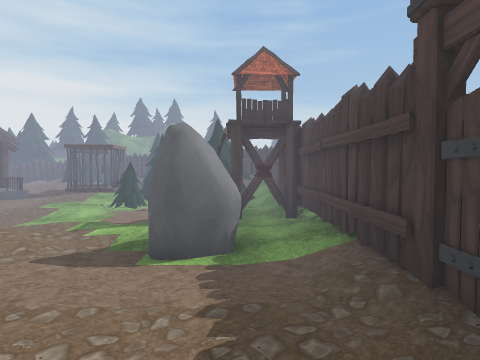
[1] (above)

16 first-person views from a walk through a Unity game level. The camera is 1.3 m above the floor, tilts 2° down and sees 75° across. The floor is counted in squares, 2 m on a side. Each view is taken from the middle of a square. On the plan, view 1 faces up. The plan holds only what a view shows up to about 10 squares ahead; the rest is blank. The place goes on beyond the plan. Some animated figures are not drawn. Some surface patterns are stand-ins.

[2]
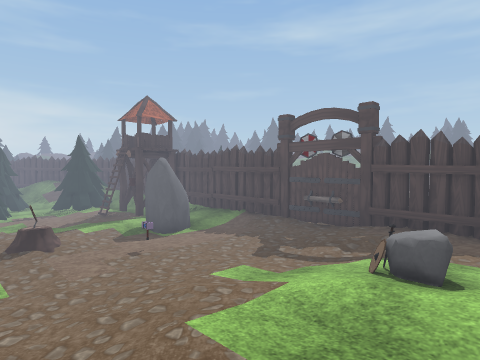

[3]
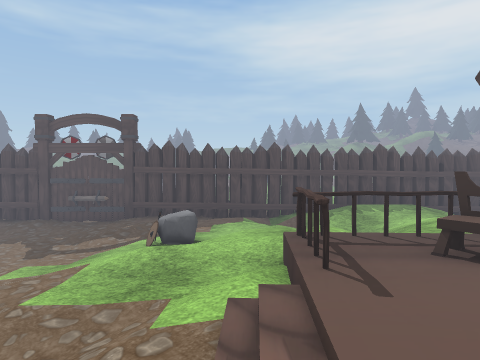

[4]
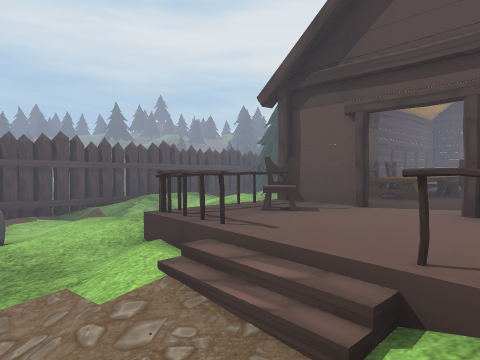

[5]
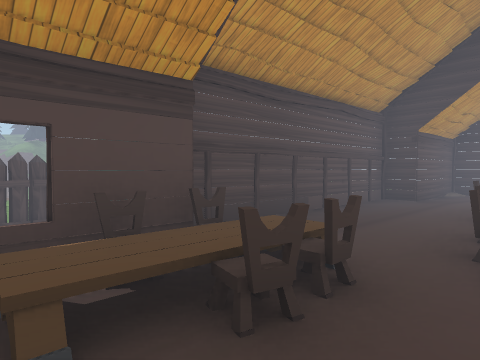

[6]
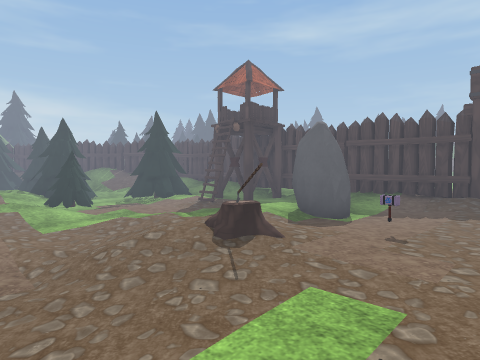

[7]
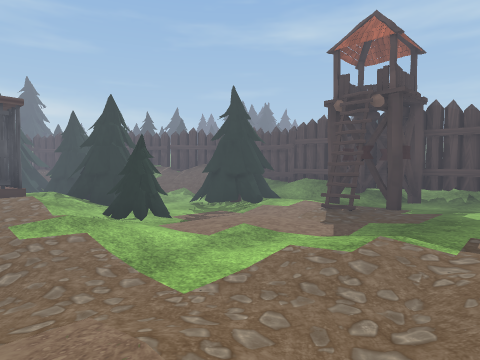

[8]
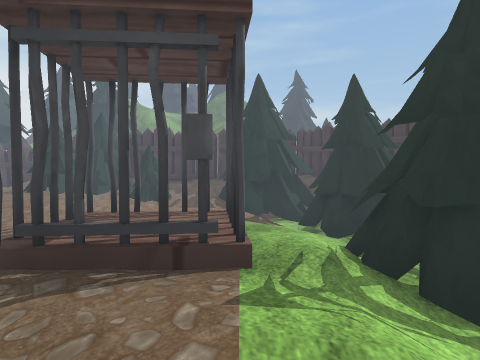

[9]
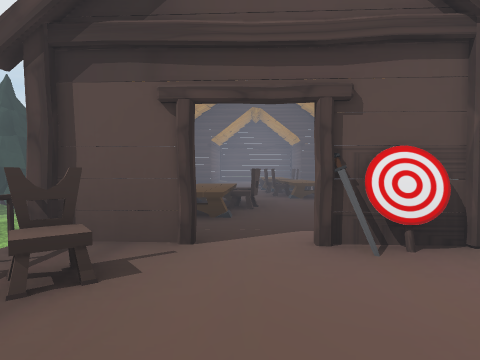

[10]
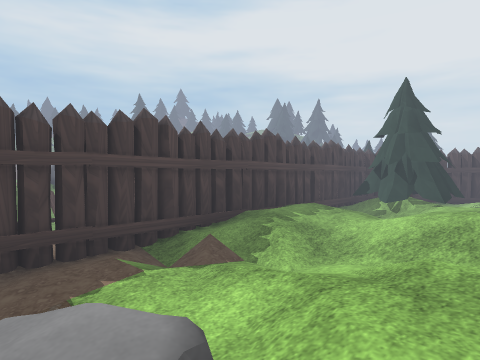

[11]
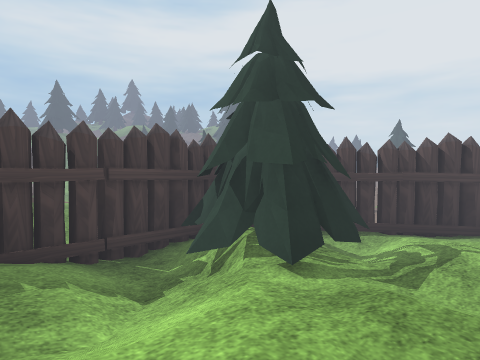

[12]
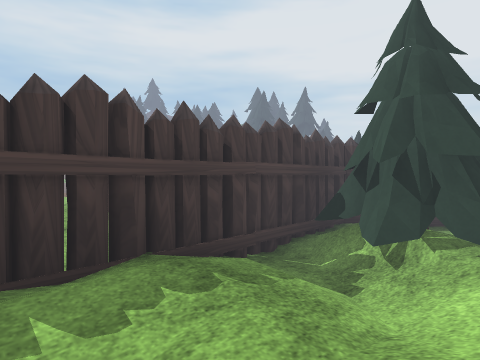

[13]
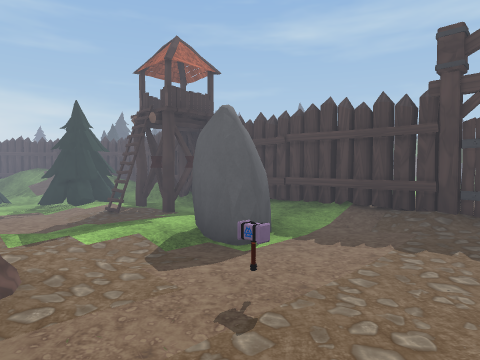

[14]
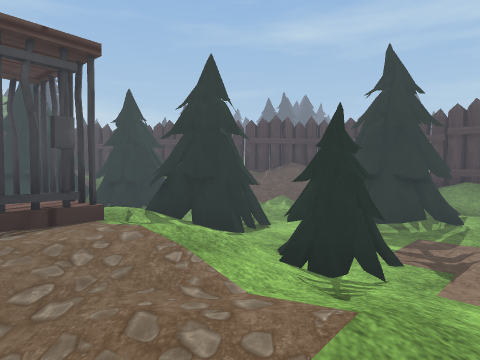

[15]
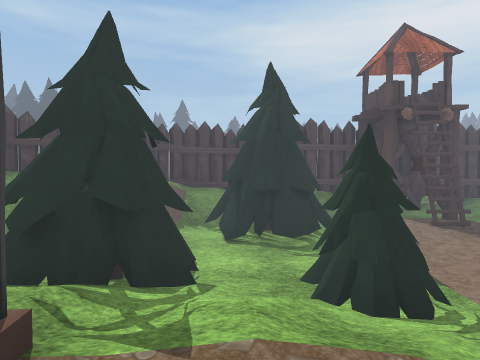

[16]
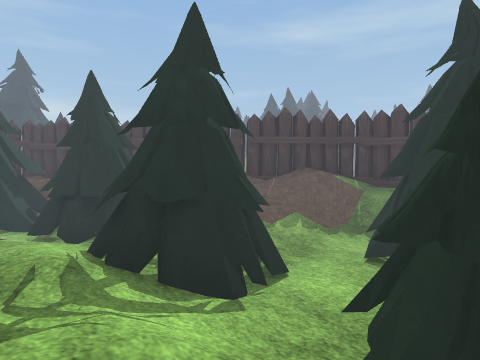

### Floor plan
Key: @ floor where view 1 was taken; # wall or solid block; . main floor; : floor 0.25 m higher than the main floor; - floor 0.25 m lower than the main floor; + floor 0.5 m higher than the main floor; * floor 0.75 m higher than the main floor; % floor 1 m higher than the main floor; & floor 1.25 m higher than the main floor; / step, stairs or slope; T tower; S stump; G gate; H hammer; I shield; C chair; W sword; O other object.
Columns run from 5 left of view 1 to 9 right of it. Each row starts with its distance up from view 1.
 16 OO
 15 /OOO
 14 +##OO
 13 .## OO
 12 +/##OO
 11 OO##:OO
 10 OO#####
  9 :+.-###
  8 ..#-###
  7 ..-...#
  6 ---./T#*
  5 ......#*
  4 ..S..O#
  3 -.O..O#      OO
  2 ...H..#
  1 ......G
  0  :++O@#
 -1 %/*%I+# O
 -2 //%%O*# O.%%
 -3 O&/%%+#    O
 -4 W&C&//#
 -5 &&#%&%#/&%
 -6 &CC%%+#/&&
 -7 &CC#/## *%
 -8 C&&####
 -9 O&&#OO
-10 OO&OO
-11 OO&O
-12  &##
-13  &#
-14  ##

Positions as (right, up) in squares from view 1, and headings:
1: (0, 0), facing up
2: (-4, -2), facing up-right
3: (-5, -2), facing right
4: (-5, -1), facing down-right
5: (-5, -5), facing down-right
6: (-5, 1), facing up-right
7: (-5, 4), facing up-right
8: (-4, 8), facing up
9: (-4, -2), facing down
10: (-2, -1), facing down-right
11: (-2, -5), facing down-right
12: (-1, -4), facing down-right
13: (-3, 1), facing up-right
14: (-5, 7), facing up-right
15: (-5, 9), facing right
16: (-4, 8), facing up-right
